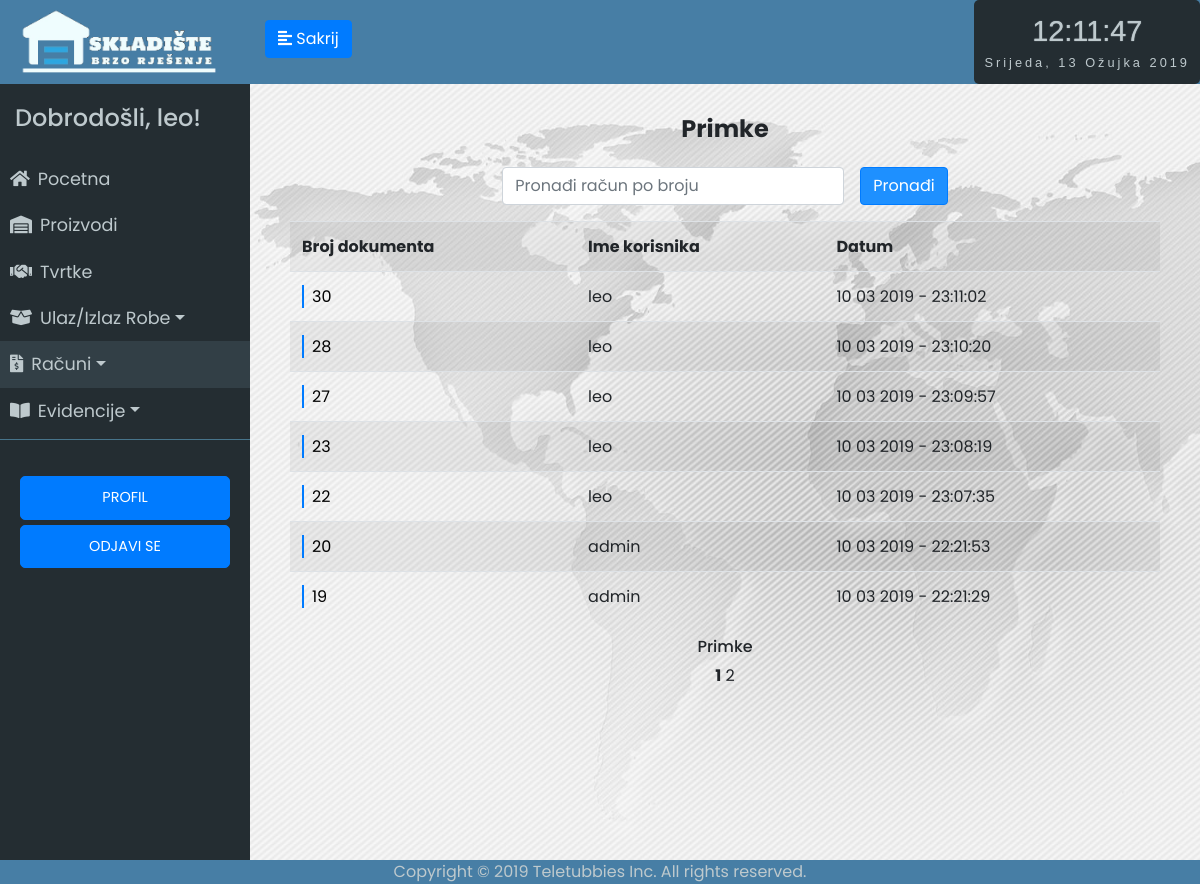
Page /receipts_unosa/1 (signed in) on the committed database.
### app/models.py (models this page shows, shortened)
class User(UserMixin, db.Model):
	id = db.Column(db.Integer, primary_key=True)
	username = db.Column(db.String(64), index=True, unique=True)
	email = db.Column(db.String(120), index=True, unique=True)
	password_hash = db.Column(db.String(128))
	last_seen = db.Column(db.DateTime, default=datetime.utcnow)
	rank = db.Column(db.String(32))
	status = db.Column(db.String(32))
	evidencija = db.relationship('Evidencija', backref='user', lazy='dynamic')
	receipt = db.relationship('Receipt', backref='stornoUser', lazy='dynamic')

class Receipt(db.Model):
	id = db.Column(db.Integer, primary_key=True)
	status = db.Column(db.String(64))
	date = db.Column(db.DateTime, default=datetime.utcnow)
	receipt_type = db.Column(db.String(64))
	evidencija = db.relationship('Evidencija', backref='receipt', lazy='dynamic')
	storno_date = db.Column(db.DateTime, nullable=True)
	storno_user = db.Column(db.Integer, db.ForeignKey('user.id'), nullable=True)

### app/routes.py (the view)
@app.route('/receipts_unosa/<int:page_num>', methods=['GET', 'POST'])
@login_required
def receipts_unosa(page_num):
	form = SearchReceiptNumber()
	if form.submit.data:
		if form.validate_on_submit():
			receipts = Receipt.query.filter_by(id=form.number.data, receipt_type="unos", status="active").order_by(Receipt.date.desc()).paginate(per_page=7, page=1, error_out=True)
			return render_template('receipts_unosa.html', title='Racuni', receipts=receipts, form = form)
	receipts = Receipt.query.filter_by(receipt_type="unos", status="active").order_by(Receipt.date.desc()).paginate(per_page=7, page=page_num, error_out=True)
	return render_template('receipts_unosa.html', title='Racuni', receipts=receipts, form = form)

### app/forms.py
class SearchReceiptNumber(FlaskForm):
	number = IntegerField('Broj računa', validators=[Optional()])
	submit = SubmitField('Pronađi')

### app/models.py (called while the page is built)
@login.user_loader
def load_user(id):
	return User.query.get(int(id))

### app/routes.py (called while the page is built)
@app.before_request
def before_request():
	if current_user.is_authenticated:
		current_user.last_seen = datetime.utcnow()
		db.session.commit()

### app/templates/receipts_unosa.html (shortened to what this page needs)
{% extends "base.html" %}
{% block racuni %}active{% endblock %}
{% block content %}
<div class="unos-p">
    <h4><strong>Primke</strong></h4>
    <div class="row justify-content-md-center">
        <form class=" form" action="" method="post" novalidate="" autocomplete="off">
            <div class="form-inline row justify-content-md-center">
                <div class="form-group autocomplete">
                    {{ form.number(size=32, class="form-control", placeholder="Pronađi račun po broju", id="myInput") }}
                </div>
                <div class="form-group">
                    {{ form.submit(type="submit", class="btn btn-primary ml-3") }}
                </div>
            </div>
        </form>
    </div>
    <table class="table table-striped">
        <tr>
            <th>Broj dokumenta</th>
            <th>Ime korisnika</th>
            <th>Datum</th>
        </tr>
    {% for receipt in receipts.items %}
        <tr>
            <td><a href="/receipt/{{receipt.id}}" class="dekoracija">{{ receipt.id }}</a></td>
            <td>{{ receipt.evidencija.first().user.username }}</td>
            <td>{{ receipt.date.strftime('%d %m %Y - %H:%M:%S') }}</td>
        </tr></a>
    {% endfor %}
    </table>
<h6>Primke</h6>
            {% for page in receipts.iter_pages(left_edge=3, right_edge=3, left_current=3, right_current=3) %}
                {% if page %}
                    {% if page != receipts.page %}
                            <a href="{{ url_for('receipts_unosa', page_num=page) }}">{{ page }}</a>
                    {% else %}
                        <strong>{{ page }}</strong>
                    {% endif %}
                {% else %}
                    <span class=ellipsis>…</span>
                {% endif %}
            {% endfor %}
{% endblock %}

### app/templates/base.html (shortened to what this page needs)
<html>
<head>
	<link rel="stylesheet" href="https://stackpath.bootstrapcdn.com/bootstrap/4.2.1/css/bootstrap.min.css" integrisha384-GJzZqFGwb1QTTN6wy59ffF1BuGJpLSa9DkKMp0DgiMDm4iYMj70gZWKYbI706tWS">
	<link href="../static/style.css" type="text/css" rel="stylesheet">
	<link rel="stylesheet" href="https://use.fontawesome.com/releases/v5.7.1/css/all.css">
</head>
<body onload="startTime()">
	<div class="wrapper">
	<nav id="sidebar">
		<div class="sidebar-header ">
			<img src="../static/logo5.png" style="width: 200px; height: auto;">
		</div>
		<ul class="list-unstyled components" id="navigation">
			<h4>Dobrodošli, {{ current_user.username }}!</h4>
			<li class="{% block index %}{% endblock %}">
				<a href="{{ url_for('index') }}"><i class="fas fa-home mr-2"></i>Pocetna</a>
			</li>
			<li class="{% block stanje_skladista %}{% endblock %}">
				<a href="{{ url_for('stanje_skladista1') }}"><i class="fas fa-warehouse mr-2"></i>Proizvodi</a>
			</li>
			<li class="{% block dobavljaci %}{% endblock %}">
				<a href="{{ url_for('tvrtke1') }}"><i class="fas fa-handshake mr-2"></i>Tvrtke</a>
			</li>
			<li class="{% block ulaz_izlaz %}{% endblock %}">
				<a href="#pageSubmenu2" data-toggle="collapse" aria-expanded="false" class="dropdown-toggle"><i class="fas fa-box-open mr-2"></i>Ulaz/Izlaz Robe</a>
			</li>
			<li class="{% block racuni %}{% endblock %}">
				<a href="#pageSubmenu3" data-toggle="collapse" aria-expanded="false" class="dropdown-toggle"><i class="fas fa-file-invoice-dollar mr-2"></i>Računi</a>
			</li>
			<li class="{% block evidencije %}{% endblock %}">
				<a href="#pageSubmenu" data-toggle="collapse" aria-expanded="false" class="dropdown-toggle"><i class="fas fa-book-open mr-2"></i>Evidencije</a>
			</li>
		</ul>
		<ul class="list-unstyled CTAs">
                <li>
                    <a href="{{ url_for('user', username=current_user.username) }}" class="btn btn-primary hover-plava">PROFIL</a>
                </li>
                <li>
                    <a href="{{ url_for('logout') }}" class="btn btn-primary hover-plava">ODJAVI SE</a>
                </li>
            </ul>
	</nav>
		<div class="tijelo">
	        <div class="plava-pozadina">
	        	<div class="d-flex bd-highlight">
	  				<div class="bd-highlight">
		            	<button type="button" id="sidebarCollapse" class="btn btn-primary">
			                <i class="fas fa-align-left"></i>
			                <span class="sakrij-tipku"></span>
		            	</button>
		            </div>
	  				<div class="ml-auto bd-highlight">
	  					<div id="clockdate">
		  					<div class="clockdate-wrapper">
		    					<div id="clock"></div>
		    					<div id="date"></div>
		  					</div>
						</div>
					</div>
				</div>
	    	</div>
			<div class="plavo">
			{% block content %}
			{% endblock %}
			</div>
		</div>
<footer>Copyright © 2019 Teletubbies Inc. All rights reserved.</footer>
</body>
</html>

### app/static/style.css (style rules this page uses)
body { font-family: 'Poppins', sans-serif; background: #fafafa; }
h4 { padding: 15px; }
.wrapper { display: flex; width: 100%; align-items: stretch; }
a, a:hover, a:focus { color: inherit; text-decoration: none; transition: all 0.3s; }
#sidebar { min-width: 250px; max-width: 250px; min-height: 100vh; background: #242d32; color: #bec9cd; transition: all 0.3s; }
#sidebarCollapse { margin-top: 20px; margin-left: 15px; }
#sidebar .sidebar-header { padding: 7.5px 20px; background: #477ea5; color: #f0fdfe; }
#sidebar ul.components { padding: 5px 0; border-bottom: 1px solid #47748b; }
#sidebar ul li a { padding: 10px; font-size: 1.1em; display: block; }
#sidebar ul li.active > a, a[aria-expanded="true"] { color: #bec9cd; background: #323f46; }
ul.CTAs { padding: 20px; }
ul.CTAs a { text-align: center; font-size: 0.9em !important; display: block; border-radius: 5px; margin-bottom: 5px; }
.tijelo { display: inline-block; width: 100%; }
.plavo { display: inline-block; width: 100%; text-align: center; }
.plava-pozadina { background-color: #477ea5; display: inline-block; width: 100%; height: 84px; }
.unos-p { padding-top: 2vh; padding-left: 5vh; padding-right: 5vh; background-image: url('map.jpg'); height: 100vh; }
.sakrij-tipku:before { content: 'Sakrij'; }
.clockdate-wrapper { background-color: #242d32; padding:10px; max-width:350px; width:100%; text-align:center; border-radius:5px; margin:0 auto; height: 84px; }
#clock { background-color:#242d32; font-family: sans-serif; font-size:1.8rem; text-shadow:0px 0px 1px #bec9cd; color:#bec9cd; }
#date { letter-spacing:3px; font-size:0.8rem; font-family:arial,sans-serif; color:#bec9cd; }
footer { position: fixed; left: 0; bottom: 0; width: 100%; background-color: #477ea5; color: #bec9cd; text-align: center; }
.dekoracija { background: linear-gradient( to right, var(--mainColor) 0%, var(--mainColor) 2px, transparent 2px ); background-repeat: repeat-x; background-size: 100%; color: #000; padding-left: 10px; text-decoration: none; padding: 0 10px; }
:root { --mainColor: #007bff; }
.autocomplete { position: relative; display: inline-block; }
input { border: 1px solid transparent; background-color: #f1f1f1; padding: 10px; font-size: 16px; }
input[type=submit] { background-color: DodgerBlue; color: #fff; }

### rows in the picture
User: username "leo"
Receipt: id "30", evidencija.first "leo", date "10 03 2019 - 23:11:02"
Receipt: id "28", evidencija.first "leo", date "10 03 2019 - 23:10:20"
Receipt: id "27", evidencija.first "leo", date "10 03 2019 - 23:09:57"
Receipt: id "23", evidencija.first "leo", date "10 03 2019 - 23:08:19"
Receipt: id "22", evidencija.first "leo", date "10 03 2019 - 23:07:35"
Receipt: id "20", evidencija.first "admin", date "10 03 2019 - 22:21:53"
Receipt: id "19", evidencija.first "admin", date "10 03 2019 - 22:21:29"

### other values in the picture
{{ page }} "1"
{{ page }} "2"
